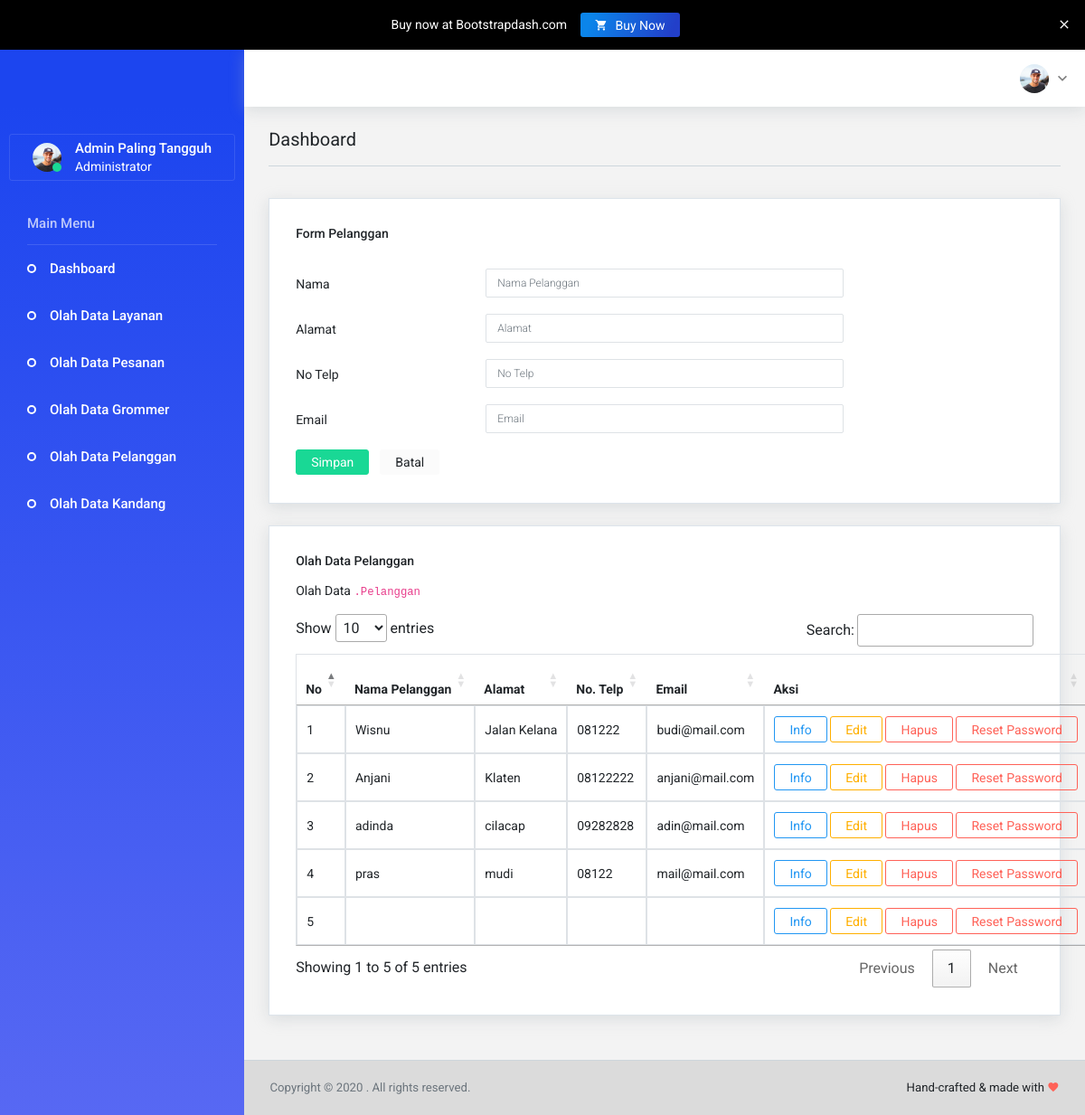
The app's page /pelanggan.php (signed in) with its own data.
### tables this page shows
CREATE TABLE `tbl_pelanggan` (
  `id_pelanggan` int(11) NOT NULL,
  `nama` varchar(255) DEFAULT NULL,
  `alamat` varchar(255) DEFAULT NULL,
  `notelp` varchar(15) DEFAULT NULL,
  `email` varchar(50) DEFAULT NULL,
  `password` varchar(250) NOT NULL
);

### config/db.class.php (called while the page is built, shortened)
<?php
class DB {
  protected static $mdb = null;
  public static function getMDB() {
    $mdb = DB::$mdb;
    if ($mdb === null) {
      $mdb = DB::$mdb = new MeekroDB();
    }
    return $mdb;
  }
  public static function query() { $args = func_get_args(); return call_user_func_array(array(DB::getMDB(), 'query'), $args); }
}
class MeekroDB {
  public $encoding = 'latin1';
  public $connect_options = array(MYSQLI_OPT_CONNECT_TIMEOUT => 30);
  public $internal_mysql = null;
  public function __construct($host=null, $user=null, $password=null, $dbName=null, $port=null, $encoding=null) {
    if ($encoding === null) $encoding = DB::$encoding;
    $this->encoding = $encoding;
  }
  public function get() {
    $mysql = $this->internal_mysql;
    if (!($mysql instanceof MySQLi)) {
      $mysql = new mysqli();
      foreach ($this->connect_options as $key => $value) {
        $mysql->options($key, $value);
      }
      $mysql->set_charset($this->encoding);
      $this->internal_mysql = $mysql;
    }
    return $mysql;
  }
  protected function preparseQueryParams() {
    $args = func_get_args();
    $sql = trim(strval(array_shift($args)));
    $args_all = $args;
    if (count($args_all) == 0) return array($sql);
    $chunkyQuery = array();
    return $chunkyQuery;
  }
  protected function parseQueryParams() {
    $args = func_get_args();
    $chunkyQuery = call_user_func_array(array($this, 'preparseQueryParams'), $args);
    $query = '';
    foreach ($chunkyQuery as $chunk) {
      if (is_string($chunk)) {
        $query .= $chunk;
        continue;
      }
      $result = '';
      $query .= $result;
    }
    return $query;
  }
  protected function prependCall($function, $args, $prepend) { array_unshift($args, $prepend); return call_user_func_array($function, $args); }
  public function query() { $args = func_get_args(); return $this->prependCall(array($this, 'queryHelper'), $args, 'assoc'); }
  protected function queryHelper() {
    $args = func_get_args();
    $type = array_shift($args);
    $db = $this->get();
    $is_buffered = true;
    $row_type = 'assoc';
    $full_names = false;
    $sql = call_user_func_array(array($this, 'parseQueryParams'), $args);
    $result = $db->query($sql, $is_buffered ? MYSQLI_STORE_RESULT : MYSQLI_USE_RESULT);
    $return = array();
    while ($row = ($row_type == 'assoc' ? $result->fetch_assoc() : $result->fetch_row())) {
      $return[] = $row;
    }
    return $return;
  }
}
?>

### pelanggan.php (the view, shortened to what this page needs)
<!DOCTYPE html>
<html lang="en">
  <head>
    <?php require 'partials/style.css.php' ?>
  </head>
  <body>
    <div class="container-scroller">
      <?php include_once 'partials/navbar.php'; ?>
      <div class="container-fluid page-body-wrapper">
      <?php include_once 'partials/sidebar.php'; ?>
        <div class="main-panel">
          <div class="content-wrapper">
            <?php include_once 'partials/title-header.php' ?>
            <div class="row">
            <div class="col-12 stretch-card">
                    <div class="card">
                      <div class="card-body">
                        <h4 class="card-title">Form Pelanggan</h4>
                        <form id="form" class="forms-sample" method="POST" action="slave/pelanggan_crud.php?proses=insert">
                          <div class="form-group row">
                            <label class="col-sm-3 col-form-label">Nama</label>
                            <div class="col-sm-6">
                              <input type="text" name="nama" class="form-control" placeholder="Nama Pelanggan">
                            </div>
                          </div>
                          <div class="form-group row">
                            <label class="col-sm-3 col-form-label">Alamat</label>
                            <div class="col-sm-6">
                              <input type="text" name="alamat" class="form-control" placeholder="Alamat">
                            </div>
                          </div>
                          <div class="form-group row">
                            <label class="col-sm-3 col-form-label">No Telp</label>
                            <div class="col-sm-6">
                              <input type="number" name="notelp" class="form-control" placeholder="No Telp">
                            </div>
                          </div>
                          <div class="form-group row">
                            <label class="col-sm-3 col-form-label">Email</label>
                            <div class="col-sm-6">
                              <input type="email" name="email" class="form-control" placeholder="Email">
                            </div>
                          </div>
                          <button type="submit" class="btn btn-success mr-2">Simpan</button>
                          <a href="" class="btn btn-light">Batal</a>
                        </form>
                      </div>
                    </div>
                  </div>
                  <div class="col-12 stretch-card"> <br> </div>
            <div class="col-lg-12 grid-margin stretch-card">
                <div class="card">
                  <div class="card-body">
                    <h4 class="card-title">Olah Data Pelanggan</h4>
                    <p class="card-description"> Olah Data <code>.Pelanggan</code> </p>
                    <table class="table table-bordered layanan">
                      <thead>
                        <tr>
                          <th> No </th>
                          <th> Nama Pelanggan </th>
                          <th> Alamat </th>
                          <th> No. Telp </th>
                          <th> Email </th>
                          <th> Aksi </th>
                        </tr>
                      </thead>
                      <tbody>
                      <?php
                      $no = 1;
                      foreach(DB::query("SELECT * FROM tbl_pelanggan") as $pel){
                        echo "<tr>
                        <td>".$no++."</td>
                        <td> $pel[nama]</td>
                        <td> $pel[alamat] </td>
                        <td> $pel[notelp] </td>
                        <td> $pel[email] </td>
                        <td>
                          <button type=\"button\" class=\"btn btn-outline-primary\">Info</button>
                          <button type=\"button\" onclick=\"pelanggan_edit('$pel[id_pelanggan]')\" class=\"btn btn-outline-warning\">Edit</button>
                          <button type=\"button\" onclick=\"pelanggan_delete('$pel[id_pelanggan]')\" class=\"btn btn-outline-danger\">Hapus</button>
                          <button type=\"button\" onclick=\"pelanggan_reset('$pel[id_pelanggan]')\" class=\"btn btn-outline-danger\">Reset Password</button>
                        </td>
                      </tr>";
                      }
                      ?>
                      </tbody>
                    </table>
                  </div>
                </div>
              </div>
            </div>
          </div>
          <?php include_once 'partials/footer.php'?>

### partials/style.css.php (shortened to what this page needs)
<link rel="stylesheet" href="assets/vendors/iconfonts/mdi/css/materialdesignicons.min.css">
<link rel="stylesheet" href="assets/vendors/iconfonts/ionicons/css/ionicons.css">
<link rel="stylesheet" href="assets/vendors/iconfonts/typicons/src/font/typicons.css">
<link rel="stylesheet" href="assets/vendors/iconfonts/flag-icon-css/css/flag-icon.min.css">
<link rel="stylesheet" href="assets/vendors/css/vendor.bundle.base.css">
<link rel="stylesheet" href="assets/vendors/css/vendor.bundle.addons.css">
<link rel="stylesheet" href="//cdn.datatables.net/1.10.21/css/jquery.dataTables.min.css">
<link rel="stylesheet" href="assets/css/shared/style.css">
<link rel="stylesheet" href="assets/css/demo_1/style.css">

### partials/navbar.php (shortened to what this page needs)
<nav class="navbar default-layout col-lg-12 col-12 p-0 fixed-top d-flex flex-row">
  <div class="text-center navbar-brand-wrapper d-flex  justify-content-center">
  </div>
  <div class="navbar-menu-wrapper d-flex align-items-center">
    <ul class="navbar-nav ml-auto">
      <li class="nav-item dropdown d-none d-xl-inline-block user-dropdown">
        <a class="nav-link dropdown-toggle" id="UserDropdown" href="#" data-toggle="dropdown" aria-expanded="false">
          <img class="img-xs rounded-circle" src="assets/images/faces/face8.jpg" alt="Profile image"> </a>
      </li>
    </ul>
  </div>
</nav>

### partials/sidebar.php (shortened to what this page needs)
<nav class="sidebar sidebar-offcanvas" id="sidebar">
  <ul class="nav">
    <li class="nav-item nav-profile">
      <a href="#" class="nav-link">
        <div class="profile-image">
          <img class="img-xs rounded-circle" src="assets/images/faces/face8.jpg" alt="profile image">
          <div class="dot-indicator bg-success"></div>
        </div>
        <div class="text-wrapper">
          <p class="profile-name">Admin Paling Tangguh</p>
          <p class="designation">Administrator</p>
        </div>
      </a>
    </li>
    <li class="nav-item nav-category">Main Menu</li>
    <li class="nav-item">
      <a class="nav-link" href="dashboard.php">
        <span class="menu-title">Dashboard</span>
      </a>
    </li>
    <li class="nav-item">
      <a class="nav-link" href="layanan.php">
        <span class="menu-title">Olah Data Layanan</span>
      </a>
    </li>
    <li class="nav-item">
      <a class="nav-link" href="pesanan.php">
        <span class="menu-title">Olah Data Pesanan</span>
      </a>
    </li>
    <li class="nav-item">
      <a class="nav-link" href="grommer.php">
        <span class="menu-title">Olah Data Grommer</span>
      </a>
    </li>
    <li class="nav-item">
      <a class="nav-link" href="pelanggan.php">
        <span class="menu-title">Olah Data Pelanggan</span>
      </a>
    </li>
    <li class="nav-item">
      <a class="nav-link" href="kandang.php">
        <span class="menu-title">Olah Data Kandang</span>
      </a>
    </li>
    </ul>
</nav>

### partials/title-header.php (shortened to what this page needs)
<div class="row page-title-header">
    <div class="col-12">
    <div class="page-header">
        <h4 class="page-title">Dashboard</h4>
        <div class="quick-link-wrapper w-100 d-md-flex flex-md-wrap">
        <ul class="quick-links">
        </ul>
        </div>
    </div>
    </div>
</div>

### partials/footer.php (shortened to what this page needs)
<footer class="footer">
  <div class="container-fluid clearfix">
    <span class="text-muted d-block text-center text-sm-left d-sm-inline-block">Copyright © 2020 <a href="#" target="_blank"></a>. All rights reserved.</span>
    <span class="float-none float-sm-right d-block mt-1 mt-sm-0 text-center">Hand-crafted & made with <i class="mdi mdi-heart text-danger"></i>
    </span>
  </div>
</footer>
</div>
</div>
</div>
<link href="https://unpkg.com/gijgo@1.9.13/css/gijgo.min.css" rel="stylesheet" type="text/css" />
</body>
</html>

### records on screen
tbl_pelanggan: nama "Wisnu", alamat "Jalan Kelana", notelp "081222", email "budi@mail.com"
tbl_pelanggan: nama "Anjani", alamat "Klaten", notelp "08122222", email "anjani@mail.com"
tbl_pelanggan: nama "adinda", alamat "cilacap", notelp "09282828", email "adin@mail.com"
tbl_pelanggan: nama "pras", alamat "mudi", notelp "08122", email "mail@mail.com"
